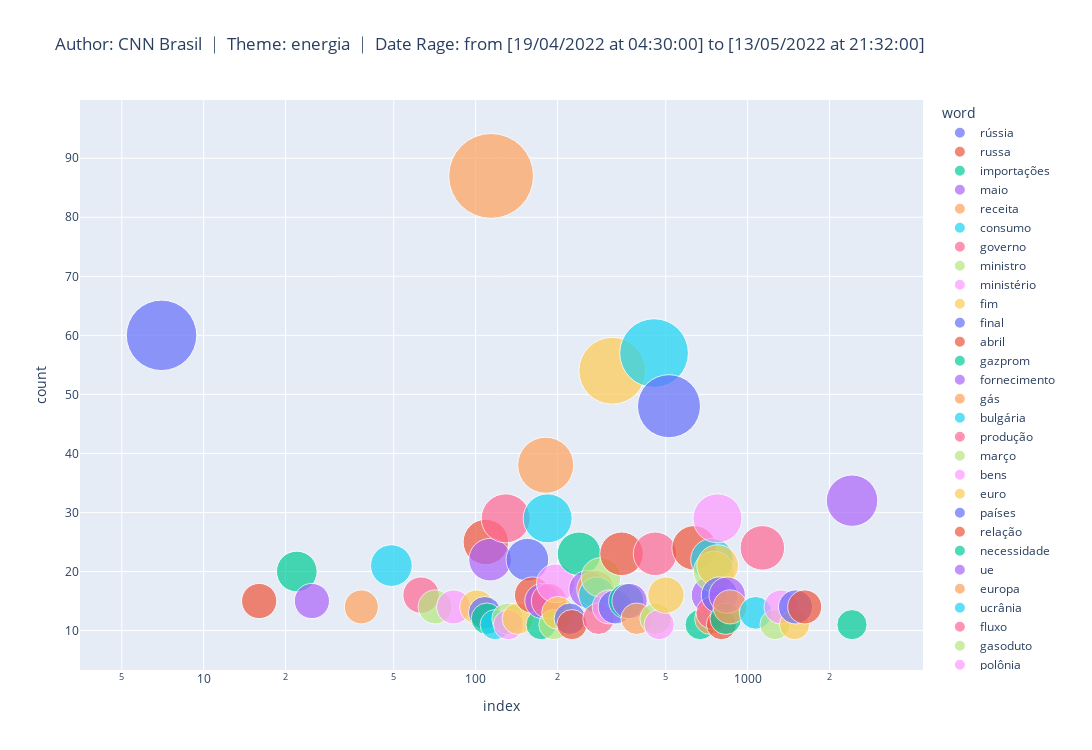

Notebook code cell kept with this figure:
### Code cell
# iterative scatter analysis with wordcloud words

## creating a dataframe with the dictionary generated by the NLP algorithm
df2 = pd.DataFrame.from_dict(wordcloud_text, orient='index') # generating a dataframe from a dictionary
df2 = df2.rename(columns={0:'count'}) 
df2['word'] = df2.index
df2 = df2.reset_index(drop=True)
df2 = df2[['word','count']]


## generating a scatterplot from the plotfy library
fig = px.scatter(df2.query('count > 10'),
                y="count",
                size="count",
                color="word",
                hover_name="word",
                log_x=True,
                title = wordcloud_title,
                width=1500, 
                height=750,
                size_max=60)
fig.show()

plt.offline.plot(fig, filename = search_theme+'.html')

### Figure 1 — Plotly figure (JSON) as saved in the notebook; plotly's stock layout.template omitted (floating-point values rounded to 4 significant figures)
{"data": [{"hovertemplate": "<b>%{hovertext}</b><br><br>word=rússia<br>index=%{x}<br>count=%{marker.size}<extra></extra>", "hovertext": ["rússia"], "legendgroup": "rússia", "marker": {"color": "#636efa", "size": [60], "sizemode": "area", "sizeref": 0.02417, "symbol": "circle"}, "mode": "markers", "name": "rússia", "orientation": "v", "showlegend": true, "type": "scatter", "x": [7], "xaxis": "x", "y": [60], "yaxis": "y"}, {"hovertemplate": "<b>%{hovertext}</b><br><br>word=russa<br>index=%{x}<br>count=%{marker.size}<extra></extra>", "hovertext": ["russa"], "legendgroup": "russa", "marker": {"color": "#EF553B", "size": [15], "sizemode": "area", "sizeref": 0.02417, "symbol": "circle"}, "mode": "markers", "name": "russa", "orientation": "v", "showlegend": true, "type": "scatter", "x": [16], "xaxis": "x", "y": [15], "yaxis": "y"}, {"hovertemplate": "<b>%{hovertext}</b><br><br>word=importações<br>index=%{x}<br>count=%{marker.size}<extra></extra>", "hovertext": ["importações"], "legendgroup": "importações", "marker": {"color": "#00cc96", "size": [20], "sizemode": "area", "sizeref": 0.02417, "symbol": "circle"}, "mode": "markers", "name": "importações", "orientation": "v", "showlegend": true, "type": "scatter", "x": [22], "xaxis": "x", "y": [20], "yaxis": "y"}, {"hovertemplate": "<b>%{hovertext}</b><br><br>word=maio<br>index=%{x}<br>count=%{marker.size}<extra></extra>", "hovertext": ["maio"], "legendgroup": "maio", "marker": {"color": "#ab63fa", "size": [15], "sizemode": "area", "sizeref": 0.02417, "symbol": "circle"}, "mode": "markers", "name": "maio", "orientation": "v", "showlegend": true, "type": "scatter", "x": [25], "xaxis": "x", "y": [15], "yaxis": "y"}, {"hovertemplate": "<b>%{hovertext}</b><br><br>word=receita<br>index=%{x}<br>count=%{marker.size}<extra></extra>", "hovertext": ["receita"], "legendgroup": "receita", "marker": {"color": "#FFA15A", "size": [14], "sizemode": "area", "sizeref": 0.02417, "symbol": "circle"}, "mode": "markers", "name": "receita", "orientation": "v", "showlegend": true, "type": "scatter", "x": [38], "xaxis": "x", "y": [14], "yaxis": "y"}, {"hovertemplate": "<b>%{hovertext}</b><br><br>word=consumo<br>index=%{x}<br>count=%{marker.size}<extra></extra>", "hovertext": ["consumo"], "legendgroup": "consumo", "marker": {"color": "#19d3f3", "size": [21], "sizemode": "area", "sizeref": 0.02417, "symbol": "circle"}, "mode": "markers", "name": "consumo", "orientation": "v", "showlegend": true, "type": "scatter", "x": [49], "xaxis": "x", "y": [21], "yaxis": "y"}, {"hovertemplate": "<b>%{hovertext}</b><br><br>word=governo<br>index=%{x}<br>count=%{marker.size}<extra></extra>", "hovertext": ["governo"], "legendgroup": "governo", "marker": {"color": "#FF6692", "size": [16], "sizemode": "area", "sizeref": 0.02417, "symbol": "circle"}, "mode": "markers", "name": "governo", "orientation": "v", "showlegend": true, "type": "scatter", "x": [63], "xaxis": "x", "y": [16], "yaxis": "y"}, {"hovertemplate": "<b>%{hovertext}</b><br><br>word=ministro<br>index=%{x}<br>count=%{marker.size}<extra></extra>", "hovertext": ["ministro"], "legendgroup": "ministro", "marker": {"color": "#B6E880", "size": [14], "sizemode": "area", "sizeref": 0.02417, "symbol": "circle"}, "mode": "markers", "name": "ministro", "orientation": "v", "showlegend": true, "type": "scatter", "x": [71], "xaxis": "x", "y": [14], "yaxis": "y"}, {"hovertemplate": "<b>%{hovertext}</b><br><br>word=ministério<br>index=%{x}<br>count=%{marker.size}<extra></extra>", "hovertext": ["ministério"], "legendgroup": "ministério", "marker": {"color": "#FF97FF", "size": [14], "sizemode": "area", "sizeref": 0.02417, "symbol": "circle"}, "mode": "markers", "name": "ministério", "orientation": "v", "showlegend": true, "type": "scatter", "x": [83], "xaxis": "x", "y": [14], "yaxis": "y"}, {"hovertemplate": "<b>%{hovertext}</b><br><br>word=fim<br>index=%{x}<br>count=%{marker.size}<extra></extra>", "hovertext": ["fim"], "legendgroup": "fim", "marker": {"color": "#FECB52", "size": [14], "sizemode": "area", "sizeref": 0.02417, "symbol": "circle"}, "mode": "markers", "name": "fim", "orientation": "v", "showlegend": true, "type": "scatter", "x": [101], "xaxis": "x", "y": [14], "yaxis": "y"}, {"hovertemplate": "<b>%{hovertext}</b><br><br>word=final<br>index=%{x}<br>count=%{marker.size}<extra></extra>", "hovertext": ["final"], "legendgroup": "final", "marker": {"color": "#636efa", "size": [13], "sizemode": "area", "sizeref": 0.02417, "symbol": "circle"}, "mode": "markers", "name": "final", "orientation": "v", "showlegend": true, "type": "scatter", "x": [108], "xaxis": "x", "y": [13], "yaxis": "y"}, {"hovertemplate": "<b>%{hovertext}</b><br><br>word=abril<br>index=%{x}<br>count=%{marker.size}<extra></extra>", "hovertext": ["abril"], "legendgroup": "abril", "marker": {"color": "#EF553B", "size": [25], "sizemode": "area", "sizeref": 0.02417, "symbol": "circle"}, "mode": "markers", "name": "abril", "orientation": "v", "showlegend": true, "type": "scatter", "x": [109], "xaxis": "x", "y": [25], "yaxis": "y"}, {"hovertemplate": "<b>%{hovertext}</b><br><br>word=gazprom<br>index=%{x}<br>count=%{marker.size}<extra></extra>", "hovertext": ["gazprom"], "legendgroup": "gazprom", "marker": {"color": "#00cc96", "size": [12], "sizemode": "area", "sizeref": 0.02417, "symbol": "circle"}, "mode": "markers", "name": "gazprom", "orientation": "v", "showlegend": true, "type": "scatter", "x": [110], "xaxis": "x", "y": [12], "yaxis": "y"}, {"hovertemplate": "<b>%{hovertext}</b><br><br>word=fornecimento<br>index=%{x}<br>count=%{marker.size}<extra></extra>", "hovertext": ["fornecimento"], "legendgroup": "fornecimento", "marker": {"color": "#ab63fa", "size": [22], "sizemode": "area", "sizeref": 0.02417, "symbol": "circle"}, "mode": "markers", "name": "fornecimento", "orientation": "v", "showlegend": true, "type": "scatter", "x": [113], "xaxis": "x", "y": [22], "yaxis": "y"}, {"hovertemplate": "<b>%{hovertext}</b><br><br>word=gás<br>index=%{x}<br>count=%{marker.size}<extra></extra>", "hovertext": ["gás"], "legendgroup": "gás", "marker": {"color": "#FFA15A", "size": [87], "sizemode": "area", "sizeref": 0.02417, "symbol": "circle"}, "mode": "markers", "name": "gás", "orientation": "v", "showlegend": true, "type": "scatter", "x": [114], "xaxis": "x", "y": [87], "yaxis": "y"}, {"hovertemplate": "<b>%{hovertext}</b><br><br>word=bulgária<br>index=%{x}<br>count=%{marker.size}<extra></extra>", "hovertext": ["bulgária"], "legendgroup": "bulgária", "marker": {"color": "#19d3f3", "size": [11], "sizemode": "area", "sizeref": 0.02417, "symbol": "circle"}, "mode": "markers", "name": "bulgária", "orientation": "v", "showlegend": true, "type": "scatter", "x": [118], "xaxis": "x", "y": [11], "yaxis": "y"}, {"hovertemplate": "<b>%{hovertext}</b><br><br>word=produção<br>index=%{x}<br>count=%{marker.size}<extra></extra>", "hovertext": ["produção"], "legendgroup": "produção", "marker": {"color": "#FF6692", "size": [29], "sizemode": "area", "sizeref": 0.02417, "symbol": "circle"}, "mode": "markers", "name": "produção", "orientation": "v", "showlegend": true, "type": "scatter", "x": [129], "xaxis": "x", "y": [29], "yaxis": "y"}, {"hovertemplate": "<b>%{hovertext}</b><br><br>word=março<br>index=%{x}<br>count=%{marker.size}<extra></extra>", "hovertext": ["março"], "legendgroup": "março", "marker": {"color": "#B6E880", "size": [12], "sizemode": "area", "sizeref": 0.02417, "symbol": "circle"}, "mode": "markers", "name": "março", "orientation": "v", "showlegend": true, "type": "scatter", "x": [131], "xaxis": "x", "y": [12], "yaxis": "y"}, {"hovertemplate": "<b>%{hovertext}</b><br><br>word=bens<br>index=%{x}<br>count=%{marker.size}<extra></extra>", "hovertext": ["bens"], "legendgroup": "bens", "marker": {"color": "#FF97FF", "size": [11], "sizemode": "area", "sizeref": 0.02417, "symbol": "circle"}, "mode": "markers", "name": "bens", "orientation": "v", "showlegend": true, "type": "scatter", "x": [132], "xaxis": "x", "y": [11], "yaxis": "y"}, {"hovertemplate": "<b>%{hovertext}</b><br><br>word=euro<br>index=%{x}<br>count=%{marker.size}<extra></extra>", "hovertext": ["euro"], "legendgroup": "euro", "marker": {"color": "#FECB52", "size": [12], "sizemode": "area", "sizeref": 0.02417, "symbol": "circle"}, "mode": "markers", "name": "euro", "orientation": "v", "showlegend": true, "type": "scatter", "x": [143], "xaxis": "x", "y": [12], "yaxis": "y"}, {"hovertemplate": "<b>%{hovertext}</b><br><br>word=países<br>index=%{x}<br>count=%{marker.size}<extra></extra>", "hovertext": ["países"], "legendgroup": "países", "marker": {"color": "#636efa", "size": [22], "sizemode": "area", "sizeref": 0.02417, "symbol": "circle"}, "mode": "markers", "name": "países", "orientation": "v", "showlegend": true, "type": "scatter", "x": [155], "xaxis": "x", "y": [22], "yaxis": "y"}, {"hovertemplate": "<b>%{hovertext}</b><br><br>word=relação<br>index=%{x}<br>count=%{marker.size}<extra></extra>", "hovertext": ["relação"], "legendgroup": "relação", "marker": {"color": "#EF553B", "size": [16], "sizemode": "area", "sizeref": 0.02417, "symbol": "circle"}, "mode": "markers", "name": "relação", "orientation": "v", "showlegend": true, "type": "scatter", "x": [162], "xaxis": "x", "y": [16], "yaxis": "y"}, {"hovertemplate": "<b>%{hovertext}</b><br><br>word=necessidade<br>index=%{x}<br>count=%{marker.size}<extra></extra>", "hovertext": ["necessidade"], "legendgroup": "necessidade", "marker": {"color": "#00cc96", "size": [11], "sizemode": "area", "sizeref": 0.02417, "symbol": "circle"}, "mode": "markers", "name": "necessidade", "orientation": "v", "showlegend": true, "type": "scatter", "x": [174], "xaxis": "x", "y": [11], "yaxis": "y"}, {"hovertemplate": "<b>%{hovertext}</b><br><br>word=ue<br>index=%{x}<br>count=%{marker.size}<extra></extra>", "hovertext": ["ue"], "legendgroup": "ue", "marker": {"color": "#ab63fa", "size": [15], "sizemode": "area", "sizeref": 0.02417, "symbol": "circle"}, "mode": "markers", "name": "ue", "orientation": "v", "showlegend": true, "type": "scatter", "x": [176], "xaxis": "x", "y": [15], "yaxis": "y"}, {"hovertemplate": "<b>%{hovertext}</b><br><br>word=europa<br>index=%{x}<br>count=%{marker.size}<extra></extra>", "hovertext": ["europa"], "legendgroup": "europa", "marker": {"color": "#FFA15A", "size": [38], "sizemode": "area", "sizeref": 0.02417, "symbol": "circle"}, "mode": "markers", "name": "europa", "orientation": "v", "showlegend": true, "type": "scatter", "x": [181], "xaxis": "x", "y": [38], "yaxis": "y"}, {"hovertemplate": "<b>%{hovertext}</b><br><br>word=ucrânia<br>index=%{x}<br>count=%{marker.size}<extra></extra>", "hovertext": ["ucrânia"], "legendgroup": "ucrânia", "marker": {"color": "#19d3f3", "size": [29], "sizemode": "area", "sizeref": 0.02417, "symbol": "circle"}, "mode": "markers", "name": "ucrânia", "orientation": "v", "showlegend": true, "type": "scatter", "x": [184], "xaxis": "x", "y": [29], "yaxis": "y"}, {"hovertemplate": "<b>%{hovertext}</b><br><br>word=fluxo<br>index=%{x}<br>count=%{marker.size}<extra></extra>", "hovertext": ["fluxo"], "legendgroup": "fluxo", "marker": {"color": "#FF6692", "size": [15], "sizemode": "area", "sizeref": 0.02417, "symbol": "circle"}, "mode": "markers", "name": "fluxo", "orientation": "v", "showlegend": true, "type": "scatter", "x": [186], "xaxis": "x", "y": [15], "yaxis": "y"}, {"hovertemplate": "<b>%{hovertext}</b><br><br>word=gasoduto<br>index=%{x}<br>count=%{marker.size}<extra></extra>", "hovertext": ["gasoduto"], "legendgroup": "gasoduto", "marker": {"color": "#B6E880", "size": [11], "sizemode": "area", "sizeref": 0.02417, "symbol": "circle"}, "mode": "markers", "name": "gasoduto", "orientation": "v", "showlegend": true, "type": "scatter", "x": [194], "xaxis": "x", "y": [11], "yaxis": "y"}, {"hovertemplate": "<b>%{hovertext}</b><br><br>word=polônia<br>index=%{x}<br>count=%{marker.size}<extra></extra>", "hovertext": ["polônia"], "legendgroup": "polônia", "marker": {"color": "#FF97FF", "size": [18], "sizemode": "area", "sizeref": 0.02417, "symbol": "circle"}, "mode": "markers", "name": "polônia", "orientation": "v", "showlegend": true, "type": "scatter", "x": [197], "xaxis": "x", "y": [18], "yaxis": "y"}, {"hovertemplate": "<b>%{hovertext}</b><br><br>word=alemanha<br>index=%{x}<br>count=%{marker.size}<extra></extra>", "hovertext": ["alemanha"], "legendgroup": "alemanha", "marker": {"color": "#FECB52", "size": [13], "sizemode": "area", "sizeref": 0.02417, "symbol": "circle"}, "mode": "markers", "name": "alemanha", "orientation": "v", "showlegend": true, "type": "scatter", "x": [201], "xaxis": "x", "y": [13], "yaxis": "y"}, {"hovertemplate": "<b>%{hovertext}</b><br><br>word=sanções<br>index=%{x}<br>count=%{marker.size}<extra></extra>", "hovertext": ["sanções"], "legendgroup": "sanções", "marker": {"color": "#636efa", "size": [12], "sizemode": "area", "sizeref": 0.02417, "symbol": "circle"}, "mode": "markers", "name": "sanções", "orientation": "v", "showlegend": true, "type": "scatter", "x": [222], "xaxis": "x", "y": [12], "yaxis": "y"}, {"hovertemplate": "<b>%{hovertext}</b><br><br>word=estatal<br>index=%{x}<br>count=%{marker.size}<extra></extra>", "hovertext": ["estatal"], "legendgroup": "estatal", "marker": {"color": "#EF553B", "size": [11], "sizemode": "area", "sizeref": 0.02417, "symbol": "circle"}, "mode": "markers", "name": "estatal", "orientation": "v", "showlegend": true, "type": "scatter", "x": [226], "xaxis": "x", "y": [11], "yaxis": "y"}, {"hovertemplate": "<b>%{hovertext}</b><br><br>word=economia<br>index=%{x}<br>count=%{marker.size}<extra></extra>", "hovertext": ["economia"], "legendgroup": "economia", "marker": {"color": "#00cc96", "size": [23], "sizemode": "area", "sizeref": 0.02417, "symbol": "circle"}, "mode": "markers", "name": "economia", "orientation": "v", "showlegend": true, "type": "scatter", "x": [240], "xaxis": "x", "y": [23], "yaxis": "y"}, {"hovertemplate": "<b>%{hovertext}</b><br><br>word=mês<br>index=%{x}<br>count=%{marker.size}<extra></extra>", "hovertext": ["mês"], "legendgroup": "mês", "marker": {"color": "#ab63fa", "size": [17], "sizemode": "area", "sizeref": 0.02417, "symbol": "circle"}, "mode": "markers", "name": "mês", "orientation": "v", "showlegend": true, "type": "scatter", "x": [258], "xaxis": "x", "y": [17], "yaxis": "y"}, {"hovertemplate": "<b>%{hovertext}</b><br><br>word=guerra<br>index=%{x}<br>count=%{marker.size}<extra></extra>", "hovertext": ["guerra"], "legendgroup": "guerra", "marker": {"color": "#FFA15A", "size": [17], "sizemode": "area", "sizeref": 0.02417, "symbol": "circle"}, "mode": "markers", "name": "guerra", "orientation": "v", "showlegend": true, "type": "scatter", "x": [276], "xaxis": "x", "y": [17], "yaxis": "y"}, {"hovertemplate": "<b>%{hovertext}</b><br><br>word=meses<br>index=%{x}<br>count=%{marker.size}<extra></extra>", "hovertext": ["meses"], "legendgroup": "meses", "marker": {"color": "#19d3f3", "size": [16], "sizemode": "area", "sizeref": 0.02417, "symbol": "circle"}, "mode": "markers", "name": "meses", "orientation": "v", "showlegend": true, "type": "scatter", "x": [279], "xaxis": "x", "y": [16], "yaxis": "y"}, {"hovertemplate": "<b>%{hovertext}</b><br><br>word=parte<br>index=%{x}<br>count=%{marker.size}<extra></extra>", "hovertext": ["parte"], "legendgroup": "parte", "marker": {"color": "#FF6692", "size": [12], "sizemode": "area", "sizeref": 0.02417, "symbol": "circle"}, "mode": "markers", "name": "parte", "orientation": "v", "showlegend": true, "type": "scatter", "x": [283], "xaxis": "x", "y": [12], "yaxis": "y"}, {"hovertemplate": "<b>%{hovertext}</b><br><br>word=milhões<br>index=%{x}<br>count=%{marker.size}<extra></extra>", "hovertext": ["milhões"], "legendgroup": "milhões", "marker": {"color": "#B6E880", "size": [19], "sizemode": "area", "sizeref": 0.02417, "symbol": "circle"}, "mode": "markers", "name": "milhões", "orientation": "v", "showlegend": true, "type": "scatter", "x": [289], "xaxis": "x", "y": [19], "yaxis": "y"}, {"hovertemplate": "<b>%{hovertext}</b><br><br>word=impacto<br>index=%{x}<br>count=%{marker.size}<extra></extra>", "hovertext": ["impacto"], "legendgroup": "impacto", "marker": {"color": "#FF97FF", "size": [14], "sizemode": "area", "sizeref": 0.02417, "symbol": "circle"}, "mode": "markers", "name": "impacto", "orientation": "v", "showlegend": true, "type": "scatter", "x": [310], "xaxis": "x", "y": [14], "yaxis": "y"}, {"hovertemplate": "<b>%{hovertext}</b><br><br>word=mercado<br>index=%{x}<br>count=%{marker.size}<extra></extra>", "hovertext": ["mercado"], "legendgroup": "mercado", "marker": {"color": "#FECB52", "size": [54], "sizemode": "area", "sizeref": 0.02417, "symbol": "circle"}, "mode": "markers", "name": "mercado", "orientation": "v", "showlegend": true, "type": "scatter", "x": [318], "xaxis": "x", "y": [54], "yaxis": "y"}, {"hovertemplate": "<b>%{hovertext}</b><br><br>word=recorde<br>index=%{x}<br>count=%{marker.size}<extra></extra>", "hovertext": ["recorde"], "legendgroup": "recorde", "marker": {"color": "#636efa", "size": [14], "sizemode": "area", "sizeref": 0.02417, "symbol": "circle"}, "mode": "markers", "name": "recorde", "orientation": "v", "showlegend": true, "type": "scatter", "x": [326], "xaxis": "x", "y": [14], "yaxis": "y"}, {"hovertemplate": "<b>%{hovertext}</b><br><br>word=medida<br>index=%{x}<br>count=%{marker.size}<extra></extra>", "hovertext": ["medida"], "legendgroup": "medida", "marker": {"color": "#EF553B", "size": [23], "sizemode": "area", "sizeref": 0.02417, "symbol": "circle"}, "mode": "markers", "name": "medida", "orientation": "v", "showlegend": true, "type": "scatter", "x": [344], "xaxis": "x", "y": [23], "yaxis": "y"}, {"hovertemplate": "<b>%{hovertext}</b><br><br>word=analista<br>index=%{x}<br>count=%{marker.size}<extra></extra>", "hovertext": ["analista"], "legendgroup": "analista", "marker": {"color": "#00cc96", "size": [15], "sizemode": "area", "sizeref": 0.02417, "symbol": "circle"}, "mode": "markers", "name": "analista", "orientation": "v", "showlegend": true, "type": "scatter", "x": [358], "xaxis": "x", "y": [15], "yaxis": "y"}, {"hovertemplate": "<b>%{hovertext}</b><br><br>word=outro<br>index=%{x}<br>count=%{marker.size}<extra></extra>", "hovertext": ["outro"], "legendgroup": "outro", "marker": {"color": "#ab63fa", "size": [15], "sizemode": "area", "sizeref": 0.02417, "symbol": "circle"}, "mode": "markers", "name": "outro", "orientation": "v", "showlegend": true, "type": "scatter", "x": [368], "xaxis": "x", "y": [15], "yaxis": "y"}, {"hovertemplate": "<b>%{hovertext}</b><br><br>word=bloco<br>index=%{x}<br>count=%{marker.size}<extra></extra>", "hovertext": ["bloco"], "legendgroup": "bloco", "marker": {"color": "#FFA15A", "size": [12], "sizemode": "area", "sizeref": 0.02417, "symbol": "circle"}, "mode": "markers", "name": "bloco", "orientation": "v", "showlegend": true, "type": "scatter", "x": [391], "xaxis": "x", "y": [12], "yaxis": "y"}, {"hovertemplate": "<b>%{hovertext}</b><br><br>word=petróleo<br>index=%{x}<br>count=%{marker.size}<extra></extra>", "hovertext": ["petróleo"], "legendgroup": "petróleo", "marker": {"color": "#19d3f3", "size": [57], "sizemode": "area", "sizeref": 0.02417, "symbol": "circle"}, "mode": "markers", "name": "petróleo", "orientation": "v", "showlegend": true, "type": "scatter", "x": [453], "xaxis": "x", "y": [57], "yaxis": "y"}, {"hovertemplate": "<b>%{hovertext}</b><br><br>word=aumento<br>index=%{x}<br>count=%{marker.size}<extra></extra>", "hovertext": ["aumento"], "legendgroup": "aumento", "marker": {"color": "#FF6692", "size": [23], "sizemode": "area", "sizeref": 0.02417, "symbol": "circle"}, "mode": "markers", "name": "aumento", "orientation": "v", "showlegend": true, "type": "scatter", "x": [457], "xaxis": "x", "y": [23], "yaxis": "y"}, {"hovertemplate": "<b>%{hovertext}</b><br><br>word=invasão<br>index=%{x}<br>count=%{marker.size}<extra></extra>", "hovertext": ["invasão"], "legendgroup": "invasão", "marker": {"color": "#B6E880", "size": [12], "sizemode": "area", "sizeref": 0.02417, "symbol": "circle"}, "mode": "markers", "name": "invasão", "orientation": "v", "showlegend": true, "type": "scatter", "x": [459], "xaxis": "x", "y": [12], "yaxis": "y"}, {"hovertemplate": "<b>%{hovertext}</b><br><br>word=barris<br>index=%{x}<br>count=%{marker.size}<extra></extra>", "hovertext": ["barris"], "legendgroup": "barris", "marker": {"color": "#FF97FF", "size": [11], "sizemode": "area", "sizeref": 0.02417, "symbol": "circle"}, "mode": "markers", "name": "barris", "orientation": "v", "showlegend": true, "type": "scatter", "x": [473], "xaxis": "x", "y": [11], "yaxis": "y"}, {"hovertemplate": "<b>%{hovertext}</b><br><br>word=índia<br>index=%{x}<br>count=%{marker.size}<extra></extra>", "hovertext": ["índia"], "legendgroup": "índia", "marker": {"color": "#FECB52", "size": [16], "sizemode": "area", "sizeref": 0.02417, "symbol": "circle"}, "mode": "markers", "name": "índia", "orientation": "v", "showlegend": true, "type": "scatter", "x": [501], "xaxis": "x", "y": [16], "yaxis": "y"}, {"hovertemplate": "<b>%{hovertext}</b><br><br>word=preço<br>index=%{x}<br>count=%{marker.size}<extra></extra>", "hovertext": ["preço"], "legendgroup": "preço", "marker": {"color": "#636efa", "size": [48], "sizemode": "area", "sizeref": 0.02417, "symbol": "circle"}, "mode": "markers", "name": "preço", "orientation": "v", "showlegend": true, "type": "scatter", "x": [514], "xaxis": "x", "y": [48], "yaxis": "y"}, {"hovertemplate": "<b>%{hovertext}</b><br><br>word=us<br>index=%{x}<br>count=%{marker.size}<extra></extra>", "hovertext": ["us"], "legendgroup": "us", "marker": {"color": "#EF553B", "size": [24], "sizemode": "area", "sizeref": 0.02417, "symbol": "circle"}, "mode": "markers", "name": "us", "orientation": "v", "showlegend": true, "type": "scatter", "x": [636], "xaxis": "x", "y": [24], "yaxis": "y"}, {"hovertemplate": "<b>%{hovertext}</b><br><br>word=indústria<br>index=%{x}<br>count=%{marker.size}<extra></extra>", "hovertext": ["indústria"], "legendgroup": "indústria", "marker": {"color": "#00cc96", "size": [11], "sizemode": "area", "sizeref": 0.02417, "symbol": "circle"}, "mode": "markers", "name": "indústria", "orientation": "v", "showlegend": true, "type": "scatter", "x": [669], "xaxis": "x", "y": [11], "yaxis": "y"}, {"hovertemplate": "<b>%{hovertext}</b><br><br>word=reajuste<br>index=%{x}<br>count=%{marker.size}<extra></extra>", "hovertext": ["reajuste"], "legendgroup": "reajuste", "marker": {"color": "#ab63fa", "size": [16], "sizemode": "area", "sizeref": 0.02417, "symbol": "circle"}, "mode": "markers", "name": "reajuste", "orientation": "v", "showlegend": true, "type": "scatter", "x": [724], "xaxis": "x", "y": [16], "yaxis": "y"}, {"hovertemplate": "<b>%{hovertext}</b><br><br>word=estado<br>index=%{x}<br>count=%{marker.size}<extra></extra>", "hovertext": ["estado"], "legendgroup": "estado", "marker": {"color": "#FFA15A", "size": [12], "sizemode": "area", "sizeref": 0.02417, "symbol": "circle"}, "mode": "markers", "name": "estado", "orientation": "v", "showlegend": true, "type": "scatter", "x": [730], "xaxis": "x", "y": [12], "yaxis": "y"}, {"hovertemplate": "<b>%{hovertext}</b><br><br>word=petrobras<br>index=%{x}<br>count=%{marker.size}<extra></extra>", "hovertext": ["petrobras"], "legendgroup": "petrobras", "marker": {"color": "#19d3f3", "size": [22], "sizemode": "area", "sizeref": 0.02417, "symbol": "circle"}, "mode": "markers", "name": "petrobras", "orientation": "v", "showlegend": true, "type": "scatter", "x": [740], "xaxis": "x", "y": [22], "yaxis": "y"}, {"hovertemplate": "<b>%{hovertext}</b><br><br>word=distribuidoras<br>index=%{x}<br>count=%{marker.size}<extra></extra>", "hovertext": ["distribuidoras"], "legendgroup": "distribuidoras", "marker": {"color": "#FF6692", "size": [13], "sizemode": "area", "sizeref": 0.02417, "symbol": "circle"}, "mode": "markers", "name": "distribuidoras", "orientation": "v", "showlegend": true, "type": "scatter", "x": [742], "xaxis": "x", "y": [13], "yaxis": "y"}, {"hovertemplate": "<b>%{hovertext}</b><br><br>word=alta<br>index=%{x}<br>count=%{marker.size}<extra></extra>", "hovertext": ["alta"], "legendgroup": "alta", "marker": {"color": "#B6E880", "size": [20], "sizemode": "area", "sizeref": 0.02417, "symbol": "circle"}, "mode": "markers", "name": "alta", "orientation": "v", "showlegend": true, "type": "scatter", "x": [751], "xaxis": "x", "y": [20], "yaxis": "y"}, {"hovertemplate": "<b>%{hovertext}</b><br><br>word=inflação<br>index=%{x}<br>count=%{marker.size}<extra></extra>", "hovertext": ["inflação"], "legendgroup": "inflação", "marker": {"color": "#FF97FF", "size": [29], "sizemode": "area", "sizeref": 0.02417, "symbol": "circle"}, "mode": "markers", "name": "inflação", "orientation": "v", "showlegend": true, "type": "scatter", "x": [775], "xaxis": "x", "y": [29], "yaxis": "y"}, {"hovertemplate": "<b>%{hovertext}</b><br><br>word=eua<br>index=%{x}<br>count=%{marker.size}<extra></extra>", "hovertext": ["eua"], "legendgroup": "eua", "marker": {"color": "#FECB52", "size": [21], "sizemode": "area", "sizeref": 0.02417, "symbol": "circle"}, "mode": "markers", "name": "eua", "orientation": "v", "showlegend": true, "type": "scatter", "x": [776], "xaxis": "x", "y": [21], "yaxis": "y"}, {"hovertemplate": "<b>%{hovertext}</b><br><br>word=juros<br>index=%{x}<br>count=%{marker.size}<extra></extra>", "hovertext": ["juros"], "legendgroup": "juros", "marker": {"color": "#636efa", "size": [16], "sizemode": "area", "sizeref": 0.02417, "symbol": "circle"}, "mode": "markers", "name": "juros", "orientation": "v", "showlegend": true, "type": "scatter", "x": [788], "xaxis": "x", "y": [16], "yaxis": "y"}, {"hovertemplate": "<b>%{hovertext}</b><br><br>word=espera<br>index=%{x}<br>count=%{marker.size}<extra></extra>", "hovertext": ["espera"], "legendgroup": "espera", "marker": {"color": "#EF553B", "size": [11], "sizemode": "area", "sizeref": 0.02417, "symbol": "circle"}, "mode": "markers", "name": "espera", "orientation": "v", "showlegend": true, "type": "scatter", "x": [801], "xaxis": "x", "y": [11], "yaxis": "y"}, {"hovertemplate": "<b>%{hovertext}</b><br><br>word=eletrobras<br>index=%{x}<br>count=%{marker.size}<extra></extra>", "hovertext": ["eletrobras"], "legendgroup": "eletrobras", "marker": {"color": "#00cc96", "size": [12], "sizemode": "area", "sizeref": 0.02417, "symbol": "circle"}, "mode": "markers", "name": "eletrobras", "orientation": "v", "showlegend": true, "type": "scatter", "x": [831], "xaxis": "x", "y": [12], "yaxis": "y"}, {"hovertemplate": "<b>%{hovertext}</b><br><br>word=crescimento<br>index=%{x}<br>count=%{marker.size}<extra></extra>", "hovertext": ["crescimento"], "legendgroup": "crescimento", "marker": {"color": "#ab63fa", "size": [16], "sizemode": "area", "sizeref": 0.02417, "symbol": "circle"}, "mode": "markers", "name": "crescimento", "orientation": "v", "showlegend": true, "type": "scatter", "x": [841], "xaxis": "x", "y": [16], "yaxis": "y"}, {"hovertemplate": "<b>%{hovertext}</b><br><br>word=novo<br>index=%{x}<br>count=%{marker.size}<extra></extra>", "hovertext": ["novo"], "legendgroup": "novo", "marker": {"color": "#FFA15A", "size": [14], "sizemode": "area", "sizeref": 0.02417, "symbol": "circle"}, "mode": "markers", "name": "novo", "orientation": "v", "showlegend": true, "type": "scatter", "x": [862], "xaxis": "x", "y": [14], "yaxis": "y"}, {"hovertemplate": "<b>%{hovertext}</b><br><br>word=norte<br>index=%{x}<br>count=%{marker.size}<extra></extra>", "hovertext": ["norte"], "legendgroup": "norte", "marker": {"color": "#19d3f3", "size": [13], "sizemode": "area", "sizeref": 0.02417, "symbol": "circle"}, "mode": "markers", "name": "norte", "orientation": "v", "showlegend": true, "type": "scatter", "x": [1070], "xaxis": "x", "y": [13], "yaxis": "y"}, {"hovertemplate": "<b>%{hovertext}</b><br><br>word=dado<br>index=%{x}<br>count=%{marker.size}<extra></extra>", "hovertext": ["dado"], "legendgroup": "dado", "marker": {"color": "#FF6692", "size": [24], "sizemode": "area", "sizeref": 0.02417, "symbol": "circle"}, "mode": "markers", "name": "dado", "orientation": "v", "showlegend": true, "type": "scatter", "x": [1133], "xaxis": "x", "y": [24], "yaxis": "y"}, {"hovertemplate": "<b>%{hovertext}</b><br><br>word=desenvolvimento<br>index=%{x}<br>count=%{marker.size}<extra></extra>", "hovertext": ["desenvolvimento"], "legendgroup": "desenvolvimento", "marker": {"color": "#B6E880", "size": [11], "sizemode": "area", "sizeref": 0.02417, "symbol": "circle"}, "mode": "markers", "name": "desenvolvimento", "orientation": "v", "showlegend": true, "type": "scatter", "x": [1261], "xaxis": "x", "y": [11], "yaxis": "y"}, {"hovertemplate": "<b>%{hovertext}</b><br><br>word=calor<br>index=%{x}<br>count=%{marker.size}<extra></extra>", "hovertext": ["calor"], "legendgroup": "calor", "marker": {"color": "#FF97FF", "size": [14], "sizemode": "area", "sizeref": 0.02417, "symbol": "circle"}, "mode": "markers", "name": "calor", "orientation": "v", "showlegend": true, "type": "scatter", "x": [1327], "xaxis": "x", "y": [14], "yaxis": "y"}, {"hovertemplate": "<b>%{hovertext}</b><br><br>word=consumidores<br>index=%{x}<br>count=%{marker.size}<extra></extra>", "hovertext": ["consumidores"], "legendgroup": "consumidores", "marker": {"color": "#FECB52", "size": [11], "sizemode": "area", "sizeref": 0.02417, "symbol": "circle"}, "mode": "markers", "name": "consumidores", "orientation": "v", "showlegend": true, "type": "scatter", "x": [1488], "xaxis": "x", "y": [11], "yaxis": "y"}, {"hovertemplate": "<b>%{hovertext}</b><br><br>word=conta<br>index=%{x}<br>count=%{marker.size}<extra></extra>", "hovertext": ["conta"], "legendgroup": "conta", "marker": {"color": "#636efa", "size": [14], "sizemode": "area", "sizeref": 0.02417, "symbol": "circle"}, "mode": "markers", "name": "conta", "orientation": "v", "showlegend": true, "type": "scatter", "x": [1500], "xaxis": "x", "y": [14], "yaxis": "y"}, {"hovertemplate": "<b>%{hovertext}</b><br><br>word=contrato<br>index=%{x}<br>count=%{marker.size}<extra></extra>", "hovertext": ["contrato"], "legendgroup": "contrato", "marker": {"color": "#EF553B", "size": [14], "sizemode": "area", "sizeref": 0.02417, "symbol": "circle"}, "mode": "markers", "name": "contrato", "orientation": "v", "showlegend": true, "type": "scatter", "x": [1622], "xaxis": "x", "y": [14], "yaxis": "y"}, {"hovertemplate": "<b>%{hovertext}</b><br><br>word=união europeia<br>index=%{x}<br>count=%{marker.size}<extra></extra>", "hovertext": ["união europeia"], "legendgroup": "união europeia", "marker": {"color": "#00cc96", "size": [11], "sizemode": "area", "sizeref": 0.02417, "symbol": "circle"}, "mode": "markers", "name": "união europeia", "orientation": "v", "showlegend": true, "type": "scatter", "x": [2420], "xaxis": "x", "y": [11], "yaxis": "y"}, {"hovertemplate": "<b>%{hovertext}</b><br><br>word=gás natural<br>index=%{x}<br>count=%{marker.size}<extra></extra>", "hovertext": ["gás natural"], "legendgroup": "gás natural", "marker": {"color": "#ab63fa", "size": [32], "sizemode": "area", "sizeref": 0.02417, "symbol": "circle"}, "mode": "markers", "name": "gás natural", "orientation": "v", "showlegend": true, "type": "scatter", "x": [2422], "xaxis": "x", "y": [32], "yaxis": "y"}], "layout": {"height": 750, "legend": {"itemsizing": "constant", "title": {"text": "word"}, "tracegroupgap": 0}, "title": {"text": "Author: CNN Brasil │ Theme: energia │ Date Rage: from [19/04/2022 at 04:30:00] to [13/05/2022 at 21:32:00]"}, "width": 1500, "xaxis": {"anchor": "y", "domain": [0, 1], "title": {"text": "index"}, "type": "log"}, "yaxis": {"anchor": "x", "domain": [0, 1], "title": {"text": "count"}}}}
